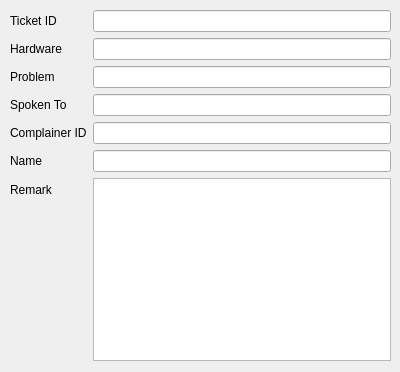
<?xml version="1.0" encoding="UTF-8"?>
<ui version="4.0">
 <class>Dialog</class>
 <widget class="QDialog" name="Dialog">
  <property name="windowModality">
   <enum>Qt::ApplicationModal</enum>
  </property>
  <property name="geometry">
   <rect>
    <x>0</x>
    <y>0</y>
    <width>400</width>
    <height>372</height>
   </rect>
  </property>
  <property name="windowTitle">
   <string>Dialog</string>
  </property>
  <widget class="QWidget" name="formLayoutWidget">
   <property name="geometry">
    <rect>
     <x>10</x>
     <y>10</y>
     <width>381</width>
     <height>351</height>
    </rect>
   </property>
   <layout class="QFormLayout" name="formLayout">
    <item row="0" column="0">
     <widget class="QLabel" name="label">
      <property name="text">
       <string>Ticket ID</string>
      </property>
     </widget>
    </item>
    <item row="0" column="1">
     <widget class="QLineEdit" name="ticket">
      <property name="readOnly">
       <bool>true</bool>
      </property>
     </widget>
    </item>
    <item row="1" column="0">
     <widget class="QLabel" name="label_3">
      <property name="text">
       <string>Hardware</string>
      </property>
     </widget>
    </item>
    <item row="1" column="1">
     <widget class="QLineEdit" name="hwt">
      <property name="readOnly">
       <bool>true</bool>
      </property>
     </widget>
    </item>
    <item row="2" column="0">
     <widget class="QLabel" name="label_2">
      <property name="text">
       <string>Problem</string>
      </property>
     </widget>
    </item>
    <item row="2" column="1">
     <widget class="QLineEdit" name="pbt">
      <property name="readOnly">
       <bool>true</bool>
      </property>
     </widget>
    </item>
    <item row="3" column="0">
     <widget class="QLabel" name="label_4">
      <property name="text">
       <string>Spoken To</string>
      </property>
     </widget>
    </item>
    <item row="3" column="1">
     <widget class="QLineEdit" name="usr">
      <property name="readOnly">
       <bool>true</bool>
      </property>
     </widget>
    </item>
    <item row="4" column="0">
     <widget class="QLabel" name="label_5">
      <property name="text">
       <string>Complainer ID</string>
      </property>
     </widget>
    </item>
    <item row="4" column="1">
     <widget class="QLineEdit" name="cmpid">
      <property name="readOnly">
       <bool>true</bool>
      </property>
     </widget>
    </item>
    <item row="5" column="0">
     <widget class="QLabel" name="label_6">
      <property name="text">
       <string>Name</string>
      </property>
     </widget>
    </item>
    <item row="5" column="1">
     <widget class="QLineEdit" name="name">
      <property name="readOnly">
       <bool>true</bool>
      </property>
     </widget>
    </item>
    <item row="6" column="0">
     <widget class="QLabel" name="label_7">
      <property name="text">
       <string>Remark</string>
      </property>
     </widget>
    </item>
    <item row="6" column="1">
     <widget class="QPlainTextEdit" name="remark">
      <property name="readOnly">
       <bool>true</bool>
      </property>
     </widget>
    </item>
   </layout>
  </widget>
 </widget>
 <resources/>
 <connections/>
</ui>
